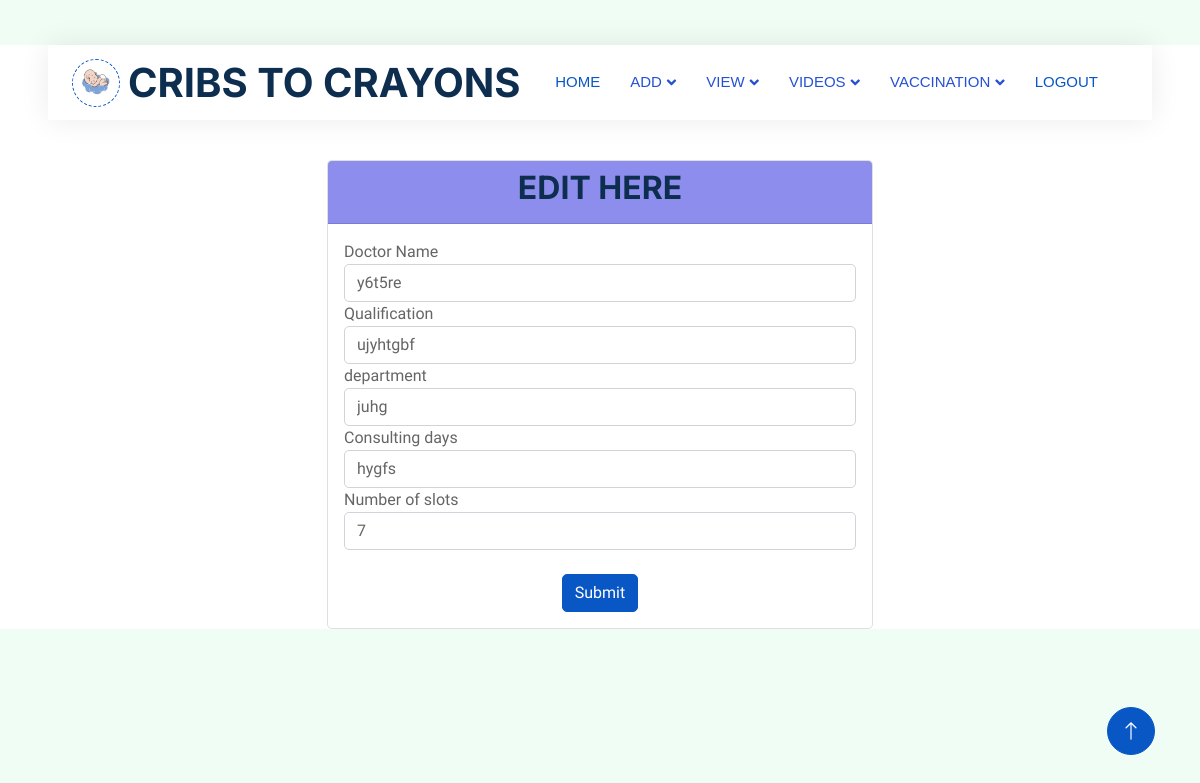
The app's page /editdoctordetails/5 with its own data.
### app1/models.py (models this page shows)
class Doctor(models.Model):
    hospital_id=models.ForeignKey(Hospital,on_delete=models.CASCADE)
    Doctor_name=models.CharField(max_length=20)
    qualification=models.CharField(max_length=50)
    department=models.CharField(max_length=20)
    consulting_days=models.CharField(max_length=30)
    consulting_time=models.CharField(max_length=20)
    slots=models.IntegerField()
    main_slot=models.IntegerField()
    availability_status=models.CharField(max_length=10,default="AVAILABLE")

### app1/views.py (the view)
# urls.py: path('editdoctordetails/<int:id>',views.edit_doctor,name="editdoctordetails"),
def edit_doctor(request,id):
    doctor=Doctor.objects.get(id=id)
    if request.method=='POST':
        slots=int(request.POST['slots'])
        doctor_name=request.POST['Doctor_name']
        department=request.POST['department']
        qualification=request.POST['qualification']
        consulting_days=request.POST['consulting_days']
        doctor.slots=slots
        doctor.Doctor_name=doctor_name
        doctor.department=department
        doctor.qualification=qualification
        doctor.consulting_days=consulting_days
        doctor.save()
        return redirect(view_doctor)
    else:
        return render(request,'Hospital/editdoctor.html',{'doctor':doctor})

### template/Hospital/editdoctor.html (shortened to what this page needs)
<!DOCTYPE html>
<html lang="en">
{% load static %}
<head>
    <link href="https://cdnjs.cloudflare.com/ajax/libs/font-awesome/5.10.0/css/all.min.css" rel="stylesheet">
    <link href="https://cdn.jsdelivr.net/npm/bootstrap-icons@1.4.1/font/bootstrap-icons.css" rel="stylesheet">
    <link href="{% static 'js/animate.min.css' %}" rel="stylesheet">
    <link href="{% static 'js/owl.carousel.min.css' %}" rel="stylesheet">
    <link href="{% static 'css/bootstrap.min.css' %}" rel="stylesheet">
    <link href="{% static 'css/style.css' %}" rel="stylesheet">
</head>
<body>
    <div class="container-xxl bg-white p-0">
        <div class="container-fluid nav-bar bg-transparent">
            <nav class="navbar navbar-expand-lg bg-white navbar-light py-0 px-4">
                <a href="" class="navbar-brand d-flex align-items-center text-center">
                    <div class="icon p-2 me-2">
                        <img class="img-fluid" src="{% static 'img/logo.gif' %}" alt="Icon" style="width: 30px; height: 30px;">
                    </div>
                    <h1 class="m-0 " >CRIBS TO CRAYONS</h1>
                </a>
                <div class="collapse navbar-collapse" id="navbarCollapse">
                  <div class="navbar-nav ms-auto">
                    <a href="{% url 'hospitalprofile'%}" class="nav-item nav-link active" >HOME</a>
                      <div class="nav-item dropdown">
                          <a href="#" class="nav-link dropdown-toggle" data-bs-toggle="dropdown">ADD</a>
                      </div>
                      <div class="nav-item dropdown">
                        <a href="#" class="nav-link dropdown-toggle" data-bs-toggle="dropdown">VIEW</a>
                    </div>
                    <div class="nav-item dropdown">
                      <a href="#" class="nav-link dropdown-toggle" data-bs-toggle="dropdown">VIDEOS</a>
                  </div>
                    <div class="nav-item dropdown">
                      <a href="#" class="nav-link dropdown-toggle" data-bs-toggle="dropdown">VACCINATION</a>
                </div>
                  <a href="{% url 'login'%}" class="nav-item nav-link active" >LOGOUT</a>
              </div>
            </nav>
        </div>
  </h3><br>
<p>
  <div class="container">
    <div class="row justify-content-center">
      <div class="col-md-6 registration-container">
        <div class="card">
          <div class="card-header" style="background-color: rgb(141, 141, 237);">
            <h2 class="text-center">EDIT HERE</h2>
          </div>
          <div class="card-body">
            <form action="{% url 'editdoctordetails' id=doctor.id %}" method="POST" >
              <div class="form-group">
                <label for="username">Doctor Name</label>
                <input type="text" class="form-control" id="username" name="Doctor_name" value="{{ doctor.Doctor_name }}">
              </div><div class="form-group">
                <label for="username">Qualification</label>
                <input type="text" class="form-control" id="username" name="qualification" value="{{ doctor.qualification }}">
              </div>
              <div class="form-group">
                <label for="username">department </label>
                <input type="text" class="form-control" id="username" name="department" value="{{ doctor.department }}">
              </div>
              <div class="form-group">
                <label for="email">Consulting days</label>
                <input type="text" class="form-control" id="email" name="consulting_days" value="{{ doctor.consulting_days }}">
              </div>
              <div class="form-group">
                <label for="email">Number of slots </label>
                <input type="text" class="form-control"  name="slots" value="{{ doctor.slots }}">
              </div>
              <div class="d-flex mt-4">
              <button type="submit" class="btn btn-primary btn-block mx-auto">Submit</button>
            </div>
            </form>
          </div>
        </div>
      </div>
    </div>
  </div>
  <a href="#" class="btn btn-lg btn-primary btn-lg-square back-to-top"><i class="bi bi-arrow-up"></i></a>
</div>
</body>
</html>

### static/css/style.css (style rules this page uses)
:root { --primary: #0957c5; --secondary: #2264ff; --light: #EFFDF5; --dark: #2551d3; }
.back-to-top { position: fixed; display: none; right: 45px; bottom: 45px; z-index: 99; }
.btn { transition: .5s; }
.btn.btn-primary, .btn.btn-secondary { color: #FFFFFF; }
.btn-lg-square { width: 48px; height: 48px; }
.btn-square, .btn-sm-square, .btn-lg-square { padding: 0; display: flex; align-items: center; justify-content: center; font-weight: normal; border-radius: 50px; }
.nav-bar { position: relative; margin-top: 45px; padding: 0 3rem; transition: .5s; z-index: 9999; }
.navbar { box-shadow: 0 0 30px rgba(0, 0, 0, .08); }
.navbar .dropdown-toggle::after { border: none; content: "\f107"; font-family: "Font Awesome 5 Free"; font-weight: 900; vertical-align: middle; margin-left: 5px; transition: .5s; }
.navbar-light .navbar-nav .nav-link { margin-right: 30px; padding: 25px 0; color: #5288e0; font-size: 15px; text-transform: uppercase; outline: none; }
.navbar-light .navbar-nav .nav-link:hover, .navbar-light .navbar-nav .nav-link.active { color: var(--primary); }
.navbar-light .navbar-brand { height: 75px; }
.navbar-light .navbar-nav .nav-link { color: var(--dark); font-weight: 500; }
.icon { padding: 15px; display: inline-flex; align-items: center; justify-content: center; background: #FFFFFF !important; border-radius: 50px; border: 1px dashed var(--primary) !important; }

### template/Hospital/editdoctor.html (style rules this page uses)
.container-fluid { background-color: rgb(126, 28, 223); font-family: Caveat; font-family: Arial, sans-serif; background-color:#c8cbeadd; color: rgb(17, 86, 15); }
.container { margin-top: 0px; }

### records on screen
Doctor: Doctor_name "y6t5re", qualification "ujyhtgbf", department "juhg", consulting_days "hygfs", slots "7"
